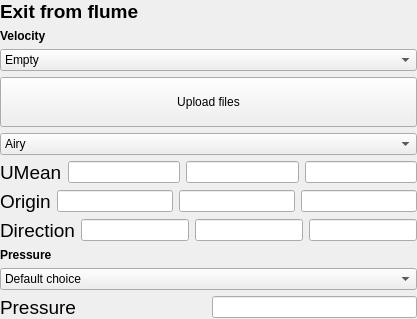
             <widget class="QWidget" name="Pg2_HC_Exit">
              <layout class="QVBoxLayout" name="verticalLayout_38">
               <property name="leftMargin">
                <number>0</number>
               </property>
               <property name="topMargin">
                <number>0</number>
               </property>
               <property name="rightMargin">
                <number>0</number>
               </property>
               <property name="bottomMargin">
                <number>0</number>
               </property>
               <item>
                <widget class="QLabel" name="Lbl_HC_Exit">
                 <property name="font">
                  <font>
                   <pointsize>14</pointsize>
                   <weight>75</weight>
                   <bold>true</bold>
                  </font>
                 </property>
                 <property name="text">
                  <string>&lt;html&gt;&lt;head/&gt;&lt;body&gt;&lt;p&gt;Exit from flume&lt;/p&gt;&lt;/body&gt;&lt;/html&gt;</string>
                 </property>
                </widget>
               </item>
               <item>
                <widget class="QLabel" name="Lbl_HC_ExiVelBC">
                 <property name="font">
                  <font>
                   <weight>75</weight>
                   <bold>true</bold>
                  </font>
                 </property>
                 <property name="text">
                  <string>Velocity</string>
                 </property>
                </widget>
               </item>
               <item>
                <widget class="QComboBox" name="Cmb_HC_ExitUBC">
                 <item>
                  <property name="text">
                   <string>Empty</string>
                  </property>
                 </item>
                 <item>
                  <property name="text">
                   <string>Inlet: Constant velocity</string>
                  </property>
                 </item>
                 <item>
                  <property name="text">
                   <string>Inlet: Wave input</string>
                  </property>
                 </item>
                 <item>
                  <property name="text">
                   <string>Inlet: Time-varying uniform velocity</string>
                  </property>
                 </item>
                 <item>
                  <property name="text">
                   <string>Inlet: Time-varying non-uniform velocity</string>
                  </property>
                 </item>
                 <item>
                  <property name="text">
                   <string>Outlet: Phase-mean velocity</string>
                  </property>
                 </item>
                 <item>
                  <property name="text">
                   <string>Outlet: flowRateOutletVelocity</string>
                  </property>
                 </item>
                 <item>
                  <property name="text">
                   <string>Outlet: inletOutlet</string>
                  </property>
                 </item>
                 <item>
                  <property name="text">
                   <string>Wall: noSlip</string>
                  </property>
                 </item>
                </widget>
               </item>
               <item>
                <widget class="QPushButton" name="Btn_HC_ExitUploadFile">
                 <property name="text">
                  <string>
Upload files
</string>
                 </property>
                </widget>
               </item>
               <item>
                <widget class="QComboBox" name="Cmb_HC_ExitWaveType">
                 <item>
                  <property name="text">
                   <string>Airy</string>
                  </property>
                 </item>
                 <item>
                  <property name="text">
                   <string>Stokes2</string>
                  </property>
                 </item>
                 <item>
                  <property name="text">
                   <string>Stokes5</string>
                  </property>
                 </item>
                 <item>
                  <property name="text">
                   <string>Solitary</string>
                  </property>
                 </item>
                 <item>
                  <property name="text">
                   <string>Custom</string>
                  </property>
                 </item>
                </widget>
               </item>
               <item>
                <layout class="QHBoxLayout" name="HLY_HC_ExitU">
                 <item>
                  <widget class="QLabel" name="Lbl_HC_ExitU">
                   <property name="font">
                    <font>
                     <pointsize>14</pointsize>
                    </font>
                   </property>
                   <property name="text">
                    <string>UMean</string>
                   </property>
                  </widget>
                 </item>
                 <item>
                  <widget class="QLineEdit" name="Led_HC_ExitUx"/>
                 </item>
                 <item>
                  <widget class="QLineEdit" name="Led_HC_ExitUy"/>
                 </item>
                 <item>
                  <widget class="QLineEdit" name="Led_HC_ExitUz"/>
                 </item>
                </layout>
               </item>
               <item>
                <layout class="QHBoxLayout" name="HLY_HC_ExitOrigin">
                 <item>
                  <widget class="QLabel" name="Lbl_HC_ExitOrigin">
                   <property name="font">
                    <font>
                     <pointsize>14</pointsize>
                    </font>
                   </property>
                   <property name="text">
                    <string>Origin</string>
                   </property>
                  </widget>
                 </item>
                 <item>
                  <widget class="QLineEdit" name="Led_HC_ExitOriginX"/>
                 </item>
                 <item>
                  <widget class="QLineEdit" name="Led_HC_ExitOriginY"/>
                 </item>
                 <item>
                  <widget class="QLineEdit" name="Led_HC_ExitOriginZ"/>
                 </item>
                </layout>
               </item>
               <item>
                <layout class="QHBoxLayout" name="HLY_HC_ExitVec">
                 <item>
                  <widget class="QLabel" name="Lbl_HC_ExitVec">
                   <property name="font">
                    <font>
                     <pointsize>14</pointsize>
                    </font>
                   </property>
                   <property name="text">
                    <string>Direction</string>
                   </property>
                  </widget>
                 </item>
                 <item>
                  <widget class="QLineEdit" name="Led_HC_ExitVecX"/>
                 </item>
                 <item>
                  <widget class="QLineEdit" name="Led_HC_ExitVecY"/>
                 </item>
                 <item>
                  <widget class="QLineEdit" name="Led_HC_ExitVecZ"/>
                 </item>
                </layout>
               </item>
               <item>
                <widget class="QLabel" name="Lbl_HC_ExitPresBC">
                 <property name="font">
                  <font>
                   <weight>75</weight>
                   <bold>true</bold>
                  </font>
                 </property>
                 <property name="text">
                  <string>Pressure</string>
                 </property>
                </widget>
               </item>
               <item>
                <widget class="QComboBox" name="Cmb_HC_ExitPresBC">
                 <item>
                  <property name="text">
                   <string>Default choice</string>
                  </property>
                 </item>
                 <item>
                  <property name="text">
                   <string>Inlet / Outlet / Wall: Zero gradient</string>
                  </property>
                 </item>
                 <item>
                  <property name="text">
                   <string>Inlet: Calculated pressure</string>
                  </property>
                 </item>
                 <item>
                  <property name="text">
                   <string>Outlet: Total pressure</string>
                  </property>
                 </item>
                 <item>
                  <property name="text">
                   <string>Wall: Fixed flux</string>
                  </property>
                 </item>
                </widget>
               </item>
               <item>
                <layout class="QHBoxLayout" name="HLY_HC_ExitPres" stretch="1,1">
                 <item>
                  <widget class="QLabel" name="Lbl_HC_ExitPres">
                   <property name="font">
                    <font>
                     <pointsize>14</pointsize>
                    </font>
                   </property>
                   <property name="text">
                    <string>Pressure</string>
                   </property>
                  </widget>
                 </item>
                 <item>
                  <widget class="QLineEdit" name="Led_HC_ExitPres"/>
                 </item>
                </layout>
               </item>
              </layout>
             </widget>
